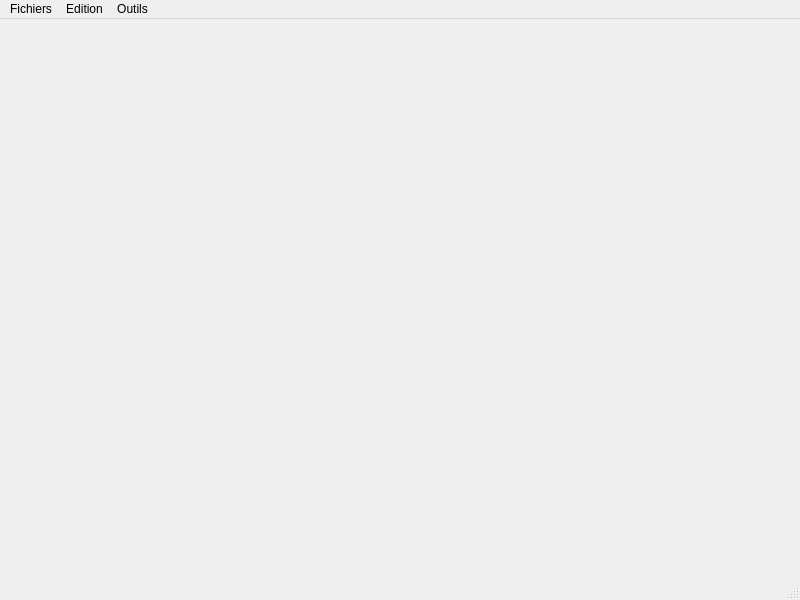
<?xml version="1.0" encoding="UTF-8"?>
<ui version="4.0">
 <class>MainWindow</class>
 <widget class="QMainWindow" name="MainWindow">
  <property name="geometry">
   <rect>
    <x>0</x>
    <y>0</y>
    <width>800</width>
    <height>600</height>
   </rect>
  </property>
  <property name="windowTitle">
   <string>MainWindow</string>
  </property>
  <widget class="QWidget" name="centralwidget"/>
  <widget class="QMenuBar" name="menubar">
   <property name="geometry">
    <rect>
     <x>0</x>
     <y>0</y>
     <width>800</width>
     <height>26</height>
    </rect>
   </property>
   <widget class="QMenu" name="menufenetre">
    <property name="title">
     <string>Fichiers</string>
    </property>
    <addaction name="actionsauvegarde_dans_un_fichier"/>
    <addaction name="actionchargement_dans_un_fichier"/>
   </widget>
   <widget class="QMenu" name="menuEdition">
    <property name="title">
     <string>Edition</string>
    </property>
    <addaction name="actionSaisie_de_l_expression_par_l_op_rateur"/>
    <addaction name="separator"/>
    <addaction name="actionAffichage_de_l_expression_en_notation_classique"/>
    <addaction name="actionAffichage_de_l_expression_en_notation_P_I"/>
    <addaction name="actionAffichage_de_la_valeur_de_l_expression"/>
    <addaction name="actionAffichage_graphique_en_2D"/>
    <addaction name="actionAffichage_graphique_en_3D"/>
   </widget>
   <widget class="QMenu" name="menuOutils">
    <property name="title">
     <string>Outils</string>
    </property>
    <addaction name="actionSimplification_de_l_expression"/>
   </widget>
   <addaction name="menufenetre"/>
   <addaction name="menuEdition"/>
   <addaction name="menuOutils"/>
  </widget>
  <widget class="QStatusBar" name="statusbar"/>
  <action name="actionsauvegarde_dans_un_fichier">
   <property name="checkable">
    <bool>false</bool>
   </property>
   <property name="icon">
    <iconset resource="ressources.qrc">
     <normaloff>:/new/image/save.png</normaloff>:/new/image/save.png</iconset>
   </property>
   <property name="text">
    <string>Sauvegarde dans un fichier</string>
   </property>
   <property name="iconVisibleInMenu">
    <bool>true</bool>
   </property>
  </action>
  <action name="actionchargement_dans_un_fichier">
   <property name="icon">
    <iconset resource="ressources.qrc">
     <normaloff>:/new/image/open.png</normaloff>:/new/image/open.png</iconset>
   </property>
   <property name="text">
    <string>Chargement dans un fichier</string>
   </property>
  </action>
  <action name="actionSaisie_de_l_expression_par_l_op_rateur">
   <property name="icon">
    <iconset resource="ressources.qrc">
     <normaloff>:/new/image/keyboard.png</normaloff>:/new/image/keyboard.png</iconset>
   </property>
   <property name="text">
    <string>Saisie de l'expression par l'opérateur</string>
   </property>
  </action>
  <action name="actionAffichage_de_l_expression_en_notation_classique">
   <property name="icon">
    <iconset resource="ressources.qrc">
     <normaloff>:/new/image/SI.png</normaloff>:/new/image/SI.png</iconset>
   </property>
   <property name="text">
    <string>Affichage de l'expression en notation &quot;classique&quot;</string>
   </property>
  </action>
  <action name="actionAffichage_de_l_expression_en_notation_P_I">
   <property name="icon">
    <iconset resource="ressources.qrc">
     <normaloff>:/new/image/zloty.png</normaloff>:/new/image/zloty.png</iconset>
   </property>
   <property name="text">
    <string>Affichage de l'expression en notation P.I.</string>
   </property>
  </action>
  <action name="actionAffichage_de_la_valeur_de_l_expression">
   <property name="icon">
    <iconset resource="ressources.qrc">
     <normaloff>:/new/image/calc.jpg</normaloff>:/new/image/calc.jpg</iconset>
   </property>
   <property name="text">
    <string>Affichage de la valeur de l'expression</string>
   </property>
  </action>
  <action name="actionAffichage_graphique_en_2D">
   <property name="icon">
    <iconset resource="ressources.qrc">
     <normaloff>:/new/image/2D.png</normaloff>:/new/image/2D.png</iconset>
   </property>
   <property name="text">
    <string>Affichage graphique en 2D</string>
   </property>
  </action>
  <action name="actionAffichage_graphique_en_3D">
   <property name="icon">
    <iconset resource="ressources.qrc">
     <normaloff>:/new/image/3d.png</normaloff>:/new/image/3d.png</iconset>
   </property>
   <property name="text">
    <string>Affichage graphique en 3D</string>
   </property>
  </action>
  <action name="actionSimplification_de_l_expression">
   <property name="icon">
    <iconset resource="ressources.qrc">
     <normaloff>:/new/image/fraction.png</normaloff>:/new/image/fraction.png</iconset>
   </property>
   <property name="text">
    <string>Simplification de l'expression</string>
   </property>
  </action>
 </widget>
 <resources>
  <include location="ressources.qrc"/>
 </resources>
 <connections/>
</ui>
